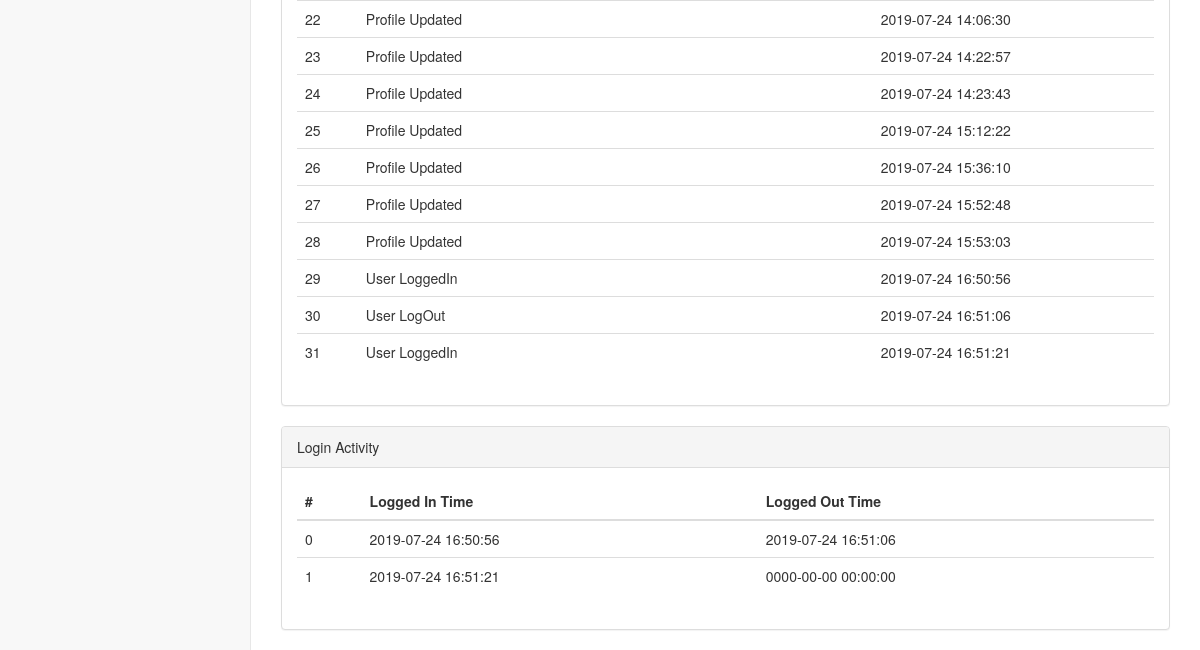
The page /activity.php (signed in, lower part) on the database as committed earlier.
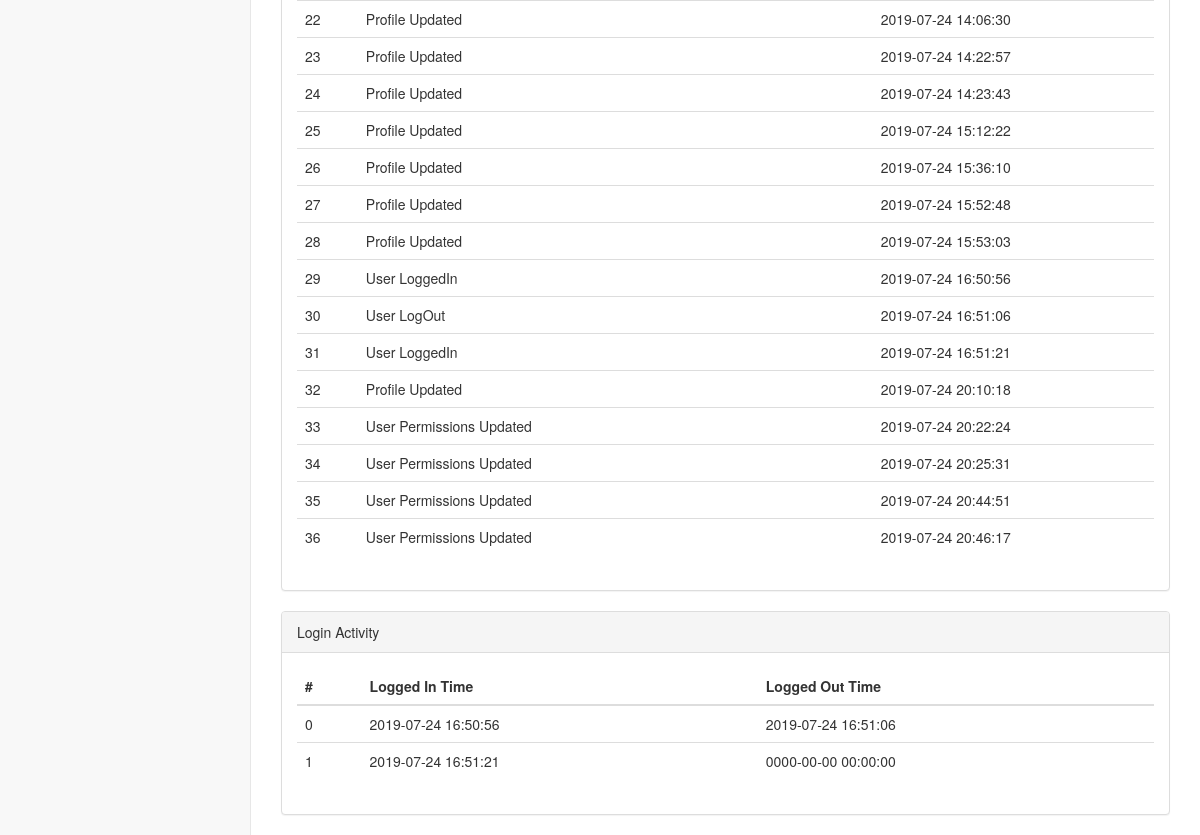
The same page on the database as committed later.
### tables this page shows
CREATE TABLE `user_activity` (
  `id` int(11) NOT NULL,
  `uid` int(11) NOT NULL,
  `activity` varchar(255) NOT NULL,
  `created` datetime NOT NULL DEFAULT current_timestamp()
);

### activity.php (the view, shortened to what this page needs)
<?php
require_once('includes/connect.php');
include('includes/header.php');
$userid = 2;
?>
<div id="page-wrapper" style="min-height: 345px;">
    <div class="row">
        <div class="col-lg-12">
            <div class="panel panel-default">
                <div class="panel-body">
                    <div class="table-responsive">
                        <table class="table table-hover">
                            <tbody>
                                <?php
                                    $actsql = "SELECT * FROM user_activity WHERE uid=?";
                                    $actresult = $db->prepare($actsql);
                                    $actresult->execute(array($userid));
                                    $actres = $actresult->fetchAll(PDO::FETCH_ASSOC);
                                    $i = 0;
                                    foreach ($actres as $activity) {
                                ?>
                                <tr>
                                    <td><?php echo $i; ?></td>
                                    <td><?php echo $activity['activity']; ?></td>
                                    <td><?php echo $activity['created']; ?></td>
                                </tr>
                                <?php $i++; } ?>
                            </tbody>
                        </table>
                    </div>
                </div>
            </div>
            <div class="panel panel-default">
                <div class="panel-heading">
                    Login Activity
                </div>
                <div class="panel-body">
                    <div class="table-responsive">
                        <table class="table table-hover">
                            <thead>
                                <tr>
                                    <th>#</th>
                                    <th>Logged In Time</th>
                                    <th>Logged Out Time</th>
                                </tr>
                            </thead>
                            <tbody>
                                <?php
                                    $logsql = "SELECT * FROM login_log WHERE uid=?";
                                    $logresult = $db->prepare($logsql);
                                    $logresult->execute(array($userid));
                                    $logres = $logresult->fetchAll(PDO::FETCH_ASSOC);
                                    $i = 0;
                                    foreach ($logres as $log) {
                                ?>
                                <tr>
                                    <td><?php echo $i; ?></td>
                                    <td><?php echo $log['loggedin']; ?></td>
                                    <td><?php echo $log['loggedout']; ?></td>
                                </tr>
                                <?php $i++; } ?>
                            </tbody>
                        </table>
                    </div>
                </div>
            </div>
    </div>
</div>
<?php include('includes/footer.php'); ?>

### includes/header.php (shortened to what this page needs)
<!DOCTYPE html>
<html lang="en">
<head>
    <link href="./vendor/bootstrap/css/bootstrap.min.css" rel="stylesheet">
    <link href="./dist/css/sb-admin-2.css" rel="stylesheet">
    <link href="./vendor/font-awesome/css/font-awesome.min.css" rel="stylesheet" type="text/css">
</head>
<body>
    <div id="wrapper">

### includes/footer.php
    </div>
</body>
</html>

Rows that differ between the two databases and show on the page:
added user_activity: activity "Profile Updated", created "2019-07-24 20:10:18"
added user_activity: activity "User Permissions Updated", created "2019-07-24 20:22:24"
added user_activity: activity "User Permissions Updated", created "2019-07-24 20:25:31"
added user_activity: activity "User Permissions Updated", created "2019-07-24 20:44:51"
added user_activity: activity "User Permissions Updated", created "2019-07-24 20:46:17"
